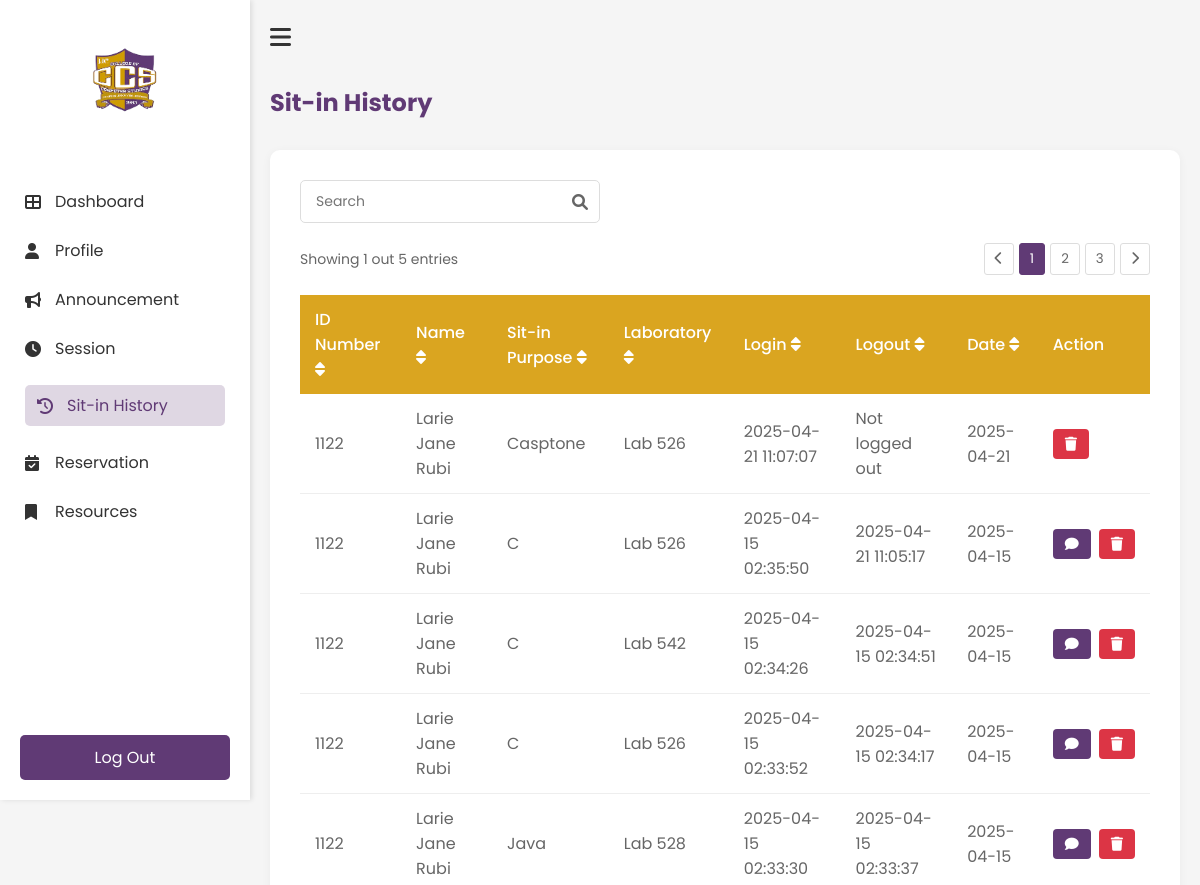
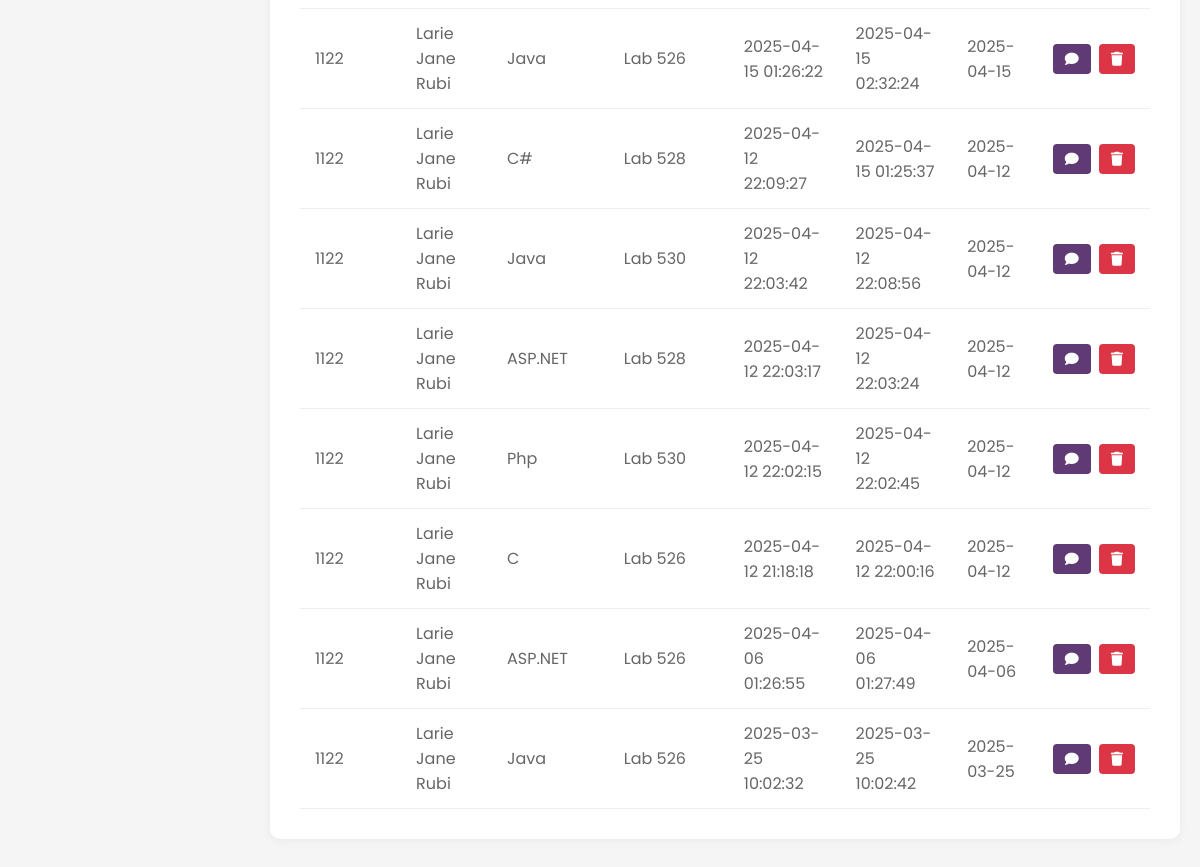
Page /History (signed in) on the committed database (2 pictures, top to bottom).
### tables this page shows
CREATE TABLE reservations (
                id INTEGER PRIMARY KEY AUTOINCREMENT,
                idno TEXT NOT NULL,
                purpose TEXT NOT NULL,
                lab TEXT NOT NULL,
                time_in DATETIME NOT NULL,
                status TEXT DEFAULT 'Pending', time_out DATETIME, requested_time DATETIME,
                FOREIGN KEY (idno) REFERENCES users(IDNO)
            );

### app.py (the view)
@app.route('/History')
def History():
    if 'username' not in session:
        return redirect(url_for('login'))
    history = get_user_history(session['student_id'])
    return render_template('student/history.html', history=history)

### templates/student/history.html (shortened to what this page needs)
<!DOCTYPE html>
<html lang="en">
    <head>
        <link rel="stylesheet" href="{{ url_for('static', filename='student/history.css') }}">
        <link rel="stylesheet" href="https://cdnjs.cloudflare.com/ajax/libs/font-awesome/6.0.0-beta3/css/all.min.css">
    </head>
    <body>
        <div class="history-container">
            <nav class="sidebar" id="sidebar">
                <div class="logo-container">
                    <img src="{{ url_for('static', filename='images/ccs.png') }}" alt="ccs logo" class="logo">
                </div>
                <ul class="nav-links">
                    <li><a href="{{ url_for('Dashboard') }}"><i class="fas fa-th-large"></i>Dashboard</a></li>
                    <li><a href="{{ url_for('Profile') }}"><i class="fas fa-user"></i>Profile</a></li>
                    <li><a href="{{ url_for('Announcement') }}"><i class="fas fa-bullhorn"></i>Announcement</a></li>
                    <li><a href="{{ url_for('Session') }}"><i class="fas fa-clock"></i>Session</a></li>
                    <li><a href="{{ url_for('History') }}" class="active"><i class="fas fa-history"></i>Sit-in History</a></li>
                    <li><a href="{{ url_for('Reservation') }}"><i class="fas fa-calendar-check"></i>Reservation</a></li>
                    <li><a href="{{ url_for('Resources') }}"><i class="fas fa-bookmark"></i>Resources</a></li>
                </ul>
                <div class="logout-section">
                    <a href="{{ url_for('logout') }}" class="logout-btn"></i>Log Out</a>
                </div>
            </nav>
            <main class="main-content">
                <div class="top-bar">
                    <button id="sidebar-toggle" class="hamburger-btn"><i class="fas fa-bars"></i></button>
                </div>
                <h1 class="header">Sit-in History</h1>
                <div class="history-card">
                    <div class="search-container">
                        <input type="text" id="searchInput" placeholder="Search" class="search-input">
                        <i class="fas fa-search search-icon"></i>
                    </div>
                    <div class="table-container">
                        <div class="pagination-top">
                            <span>Showing 1 out 5 entries</span>
                            <div class="pagination-controls">
                                <button class="page-btn"><i class="fas fa-chevron-left"></i></button>
                                <button class="page-btn active">1</button>
                                <button class="page-btn">2</button>
                                <button class="page-btn">3</button>
                                <button class="page-btn"><i class="fas fa-chevron-right"></i></button>
                            </div>
                        </div>
                <table class="history-table" id="historyTable">
                    <thead>
                        <tr>
                            <th onclick="sortTable(0)">ID Number <i class="fas fa-sort"></i></th>
                            <th onclick="sortTable(1)">Name <i class="fas fa-sort"></i></th>
                            <th onclick="sortTable(2)">Sit-in Purpose <i class="fas fa-sort"></i></th>
                            <th onclick="sortTable(3)">Laboratory <i class="fas fa-sort"></i></th>
                            <th onclick="sortTable(4)">Login <i class="fas fa-sort"></i></th>
                            <th onclick="sortTable(5)">Logout <i class="fas fa-sort"></i></th>
                            <th onclick="sortTable(6)">Date <i class="fas fa-sort"></i></th>
                            <th>Action</th>
                        </tr>
                    </thead>
                    <tbody>
                            {% for record in history %}
                            <tr data-id="{{ record.id }}">
                                <td>{{ record.idno }}</td>
                                <td>{{ record.name }}</td>
                                <td>{{ record.purpose }}</td>
                                <td>{{ record.laboratory }}</td>
                                <td>{{ record.login }}</td>
                                <td>{{ record.logout }}</td>
                                <td>{{ record.date }}</td>
                                <td>
                                    <div class="action-buttons">
                                        {% if record.status == 'Completed' %}
                                            <button class="feedback-btn" onclick="openFeedbackModal('{{ record.id }}')">
                                                <i class="fas fa-comment"></i>
                                            </button>
                                        {% endif %}
                                        <button class="delete-btn" onclick="deleteRecord('{{ record.id }}')">
                                            <i class="fas fa-trash"></i>
                                        </button>
                                    </div>
                                </td>
                            </tr>
                            {% endfor %}
                        </tbody>
                </table>
            </div>
        </div>
    </main>
    </body>
</html>

### static/student/history.css (style rules this page uses)
* { margin: 0; padding: 0; box-sizing: border-box; font-family: 'Poppins', sans-serif; }
body { background-color: #f5f5f5; }
.history-container { display: flex; min-height: 100vh; }
.history-card { background: white; border-radius: 10px; padding: 30px; box-shadow: 0 2px 10px rgba(0, 0, 0, 0.05); margin: 20px 0; }
.search-container { position: relative; margin-bottom: 20px; max-width: 300px; }
.search-input { width: 100%; padding: 10px 35px 10px 15px; border: 1px solid #ddd; border-radius: 5px; font-size: 14px; }
.search-icon { position: absolute; right: 12px; top: 50%; transform: translateY(-50%); color: #666; }
.table-container { overflow-x: auto; }
.pagination-top { display: flex; justify-content: space-between; align-items: center; margin-bottom: 20px; color: #666; font-size: 14px; }
.pagination-controls { display: flex; gap: 5px; }
.page-btn { padding: 5px 10px; border: 1px solid #ddd; background: white; border-radius: 3px; cursor: pointer; color: #666; }
.page-btn.active { background-color: #603A75; color: white; border-color: #603A75; }
.history-table { width: 100%; border-collapse: collapse; margin-top: 10px; }
.history-table th { background-color: #DAA520; color: white; text-align: left; padding: 12px 15px; font-weight: 500; }
.history-table td { padding: 12px 15px; border-bottom: 1px solid #eee; color: #666; }
.sidebar { width: 250px; height: 100vh; position: fixed; left: 0; top: 0; background-color: white; padding: 20px 0; transition: all 0.3s ease; box-shadow: 2px 0 5px rgba(0, 0, 0, 0.1); z-index: 1000; }
.main-content { margin-left: 250px; transition: all 0.3s ease; width: calc(100% - 250px); padding: 20px; }
.main-content { flex: 1; padding: 20px; transition: all 0.3s ease; }
.top-bar { display: flex; align-items: center; margin-bottom: 30px; }
.hamburger-btn { background: none; border: none; font-size: 24px; cursor: pointer; margin-right: 15px; color: #333; }
.logo-container { text-align: center; padding: 20px 0; }
.logo { width: 80px; height: auto; }
.nav-links { list-style: none; padding: 0; margin-top: 30px; }
.nav-links li { padding: 12px 25px; }
.nav-links li a { color: #333; text-decoration: none; display: flex; align-items: center; transition: 0.3s; }
.nav-links li a:hover, .nav-links li a.active { padding: 8px 12px; border-radius: 5px; color: #603A75; background-color: rgba(96, 58, 117, 0.2); }
.nav-links li a i { margin-right: 10px; width: 20px; }
.nav-links li a:hover, .nav-links li a.active { color: #603A75; }
.logout-section { position: absolute; bottom: 20px; width: 100%; padding: 0 20px; }
.logout-btn { display: block; width: 100%; padding: 10px; background-color: #603A75; color: white; text-align: center; text-decoration: none; border-radius: 5px; transition: 0.3s; }
.main-content h1 { color: #603A75; margin-bottom: 30px; font-size: 24px; }
.feedback-btn { background-color: #603A75; color: white; border: none; padding: 8px 12px; border-radius: 4px; cursor: pointer; font-family: 'Poppins', sans-serif; display: flex; align-items: center; gap: 5px; }
.feedback-btn i { font-size: 14px; }
.action-buttons { display: flex; gap: 8px; }
.delete-btn { background-color: #dc3545; color: white; border: none; padding: 8px 12px; border-radius: 4px; cursor: pointer; font-family: 'Poppins', sans-serif; display: flex; align-items: center; }
.delete-btn i { font-size: 14px; }

### rows in the picture
reservations: idno "1122", name "Larie Jane Rubi", purpose "Casptone", laboratory "Lab 526", login "2025-04-21 11:07:07", logout "Not logged out", date "2025-04-21"
reservations: idno "1122", name "Larie Jane Rubi", purpose "C", laboratory "Lab 526", login "2025-04-15 02:35:50", logout "2025-04-21 11:05:17", date "2025-04-15"
reservations: idno "1122", name "Larie Jane Rubi", purpose "C", laboratory "Lab 542", login "2025-04-15 02:34:26", logout "2025-04-15 02:34:51", date "2025-04-15"
reservations: idno "1122", name "Larie Jane Rubi", purpose "C", laboratory "Lab 526", login "2025-04-15 02:33:52", logout "2025-04-15 02:34:17", date "2025-04-15"
reservations: idno "1122", name "Larie Jane Rubi", purpose "Java", laboratory "Lab 528", login "2025-04-15 02:33:30", logout "2025-04-15 02:33:37", date "2025-04-15"
reservations: idno "1122", name "Larie Jane Rubi", purpose "Java", laboratory "Lab 526", login "2025-04-15 01:26:22", logout "2025-04-15 02:32:24", date "2025-04-15"
reservations: idno "1122", name "Larie Jane Rubi", purpose "C#", laboratory "Lab 528", login "2025-04-12 22:09:27", logout "2025-04-15 01:25:37", date "2025-04-12"
reservations: idno "1122", name "Larie Jane Rubi", purpose "Java", laboratory "Lab 530", login "2025-04-12 22:03:42", logout "2025-04-12 22:08:56", date "2025-04-12"
reservations: idno "1122", name "Larie Jane Rubi", purpose "ASP.NET", laboratory "Lab 528", login "2025-04-12 22:03:17", logout "2025-04-12 22:03:24", date "2025-04-12"
reservations: idno "1122", name "Larie Jane Rubi", purpose "Php", laboratory "Lab 530", login "2025-04-12 22:02:15", logout "2025-04-12 22:02:45", date "2025-04-12"
reservations: idno "1122", name "Larie Jane Rubi", purpose "C", laboratory "Lab 526", login "2025-04-12 21:18:18", logout "2025-04-12 22:00:16", date "2025-04-12"
reservations: idno "1122", name "Larie Jane Rubi", purpose "ASP.NET", laboratory "Lab 526", login "2025-04-06 01:26:55", logout "2025-04-06 01:27:49", date "2025-04-06"
reservations: idno "1122", name "Larie Jane Rubi", purpose "Java", laboratory "Lab 526", login "2025-03-25 10:02:32", logout "2025-03-25 10:02:42", date "2025-03-25"
